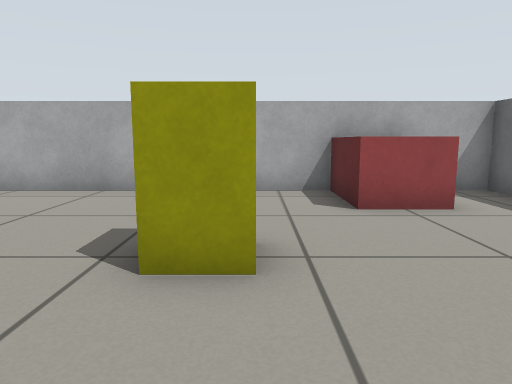
view 1 (above)

12 first-person views from a walk through a world built for the Gazebo simulator. The camera is 0.57 m above the floor, tilts 8° down and sees 70° across. The floor is counted in squares, 0.5 m on a side. Each view is taken from the middle of a square. On the plan, view 1 faces up. The plan holds only what a view shows up to about 14 squares ahead; the rest is blank.

view 2
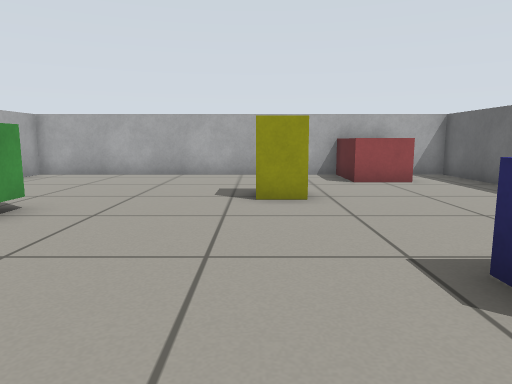

view 3
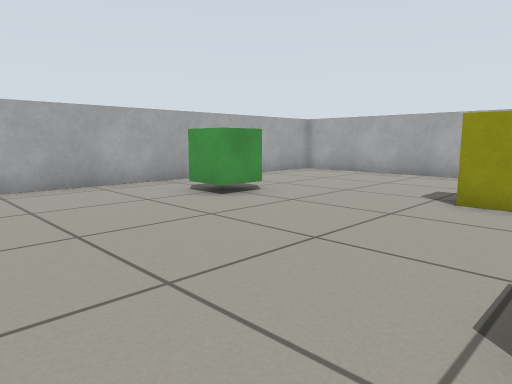

view 4
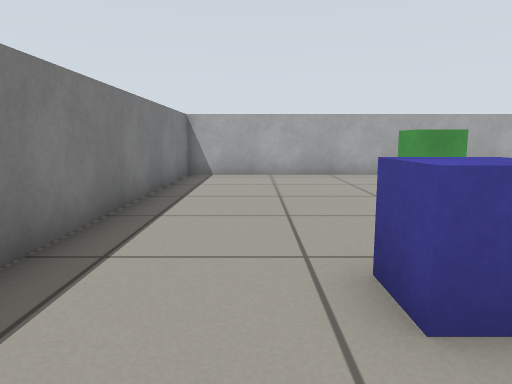

view 5
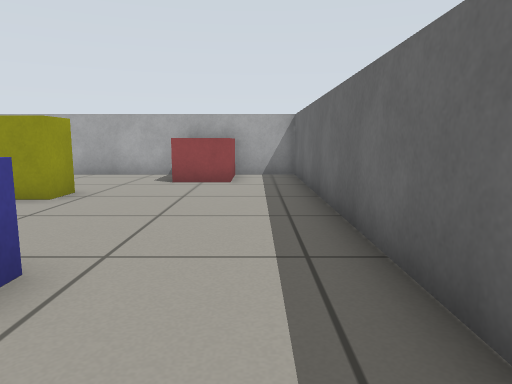

view 6
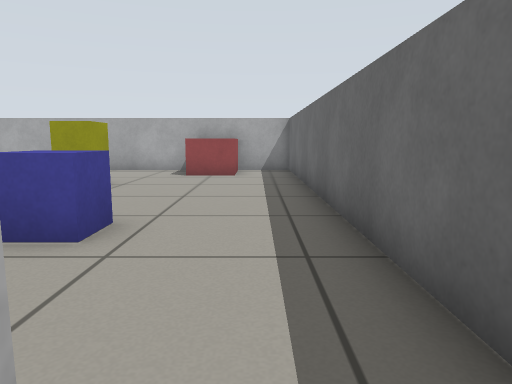

view 7
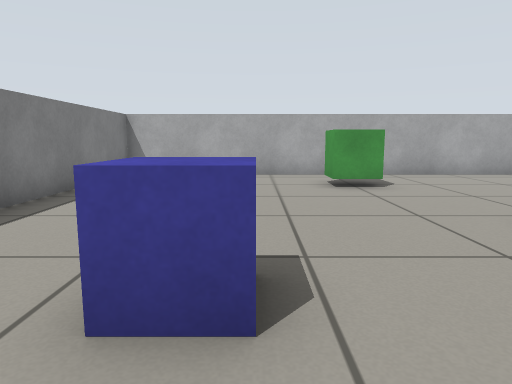

view 8
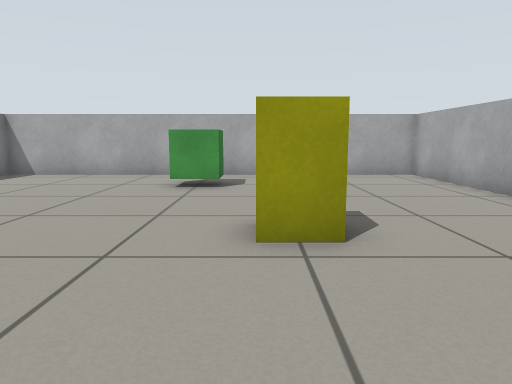

view 9
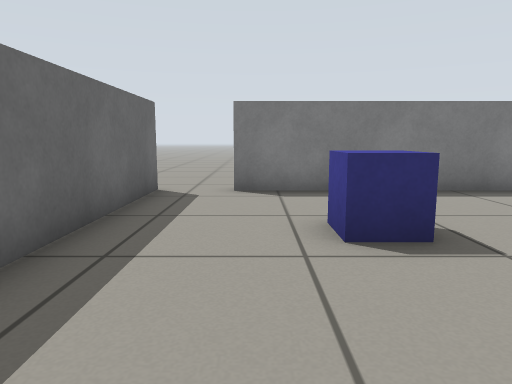

view 10
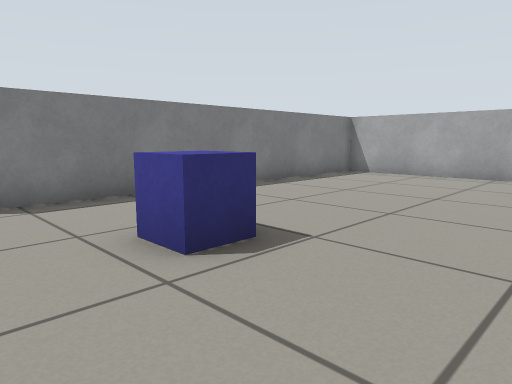

view 11
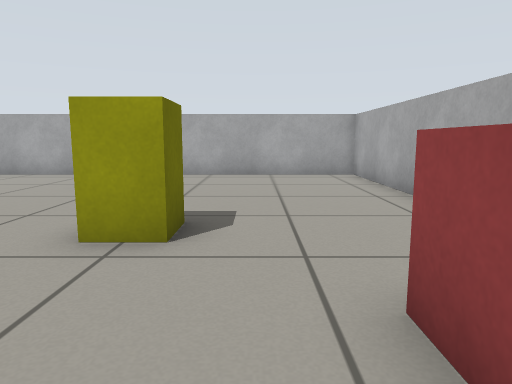

view 12
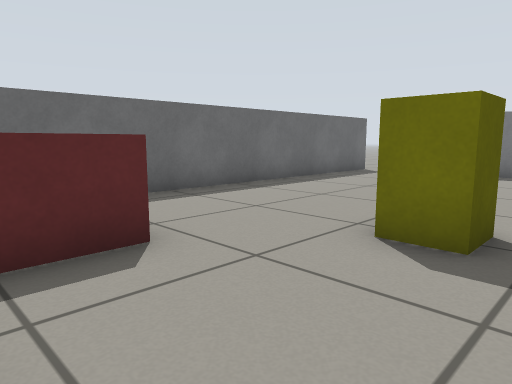

### Floor plan
Key: @ floor where view 1 was taken; # wall or solid block; . floor; B red box; Y yellow box; G green box; L blue box.
Columns run from 9 left of view 1 to 5 right of it. Each row starts with its distance up from view 1.
  9  ##########  ##
  8 ##.........BB.#
  7 #..........BB.#
  6 #..........BB.#
  5 #.............#
  4 #.......YY....#
  3 #.......YY....#
  2 #..GG.........#
  1 #..GG.........#
  0 #........@....#
 -1 #.........LL..#
 -2 #.........LL..#
 -3 #.............#
 -4 #.............#
 -5 #############.#
 -6              ..
 -7              ..

Where each view was taken, in squares from view 1:
view 1: 0 up, 0 right, facing up
view 2: 4 down, 1 left, facing up
view 3: 4 down, 1 right, facing up-left
view 4: 3 down, 4 right, facing left
view 5: 4 down, 4 right, facing up
view 6: 6 down, 4 right, facing up
view 7: 1 down, 4 right, facing left
view 8: 3 up, 4 right, facing left
view 9: 3 up, 3 right, facing down
view 10: 2 up, 4 right, facing down-left
view 11: 5 up, 4 right, facing left
view 12: 8 up, 2 left, facing down-right
